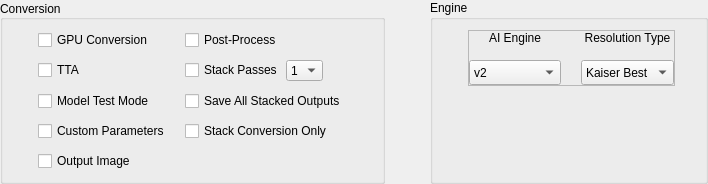
                  <widget class="QFrame" name="horizontalFrame_1">
                   <layout class="QHBoxLayout" name="horizontalLayout_4" stretch="4,3">
                    <property name="spacing">
                     <number>45</number>
                    </property>
                    <property name="leftMargin">
                     <number>0</number>
                    </property>
                    <property name="topMargin">
                     <number>0</number>
                    </property>
                    <property name="rightMargin">
                     <number>0</number>
                    </property>
                    <property name="bottomMargin">
                     <number>0</number>
                    </property>
                    <item>
                     <widget class="QGroupBox" name="groupBox_conversion">
                      <property name="styleSheet">
                       <string notr="true"/>
                      </property>
                      <property name="title">
                       <string>Conversion </string>
                      </property>
                      <property name="alignment">
                       <set>Qt::AlignLeading|Qt::AlignLeft|Qt::AlignVCenter</set>
                      </property>
                      <property name="flat">
                       <bool>true</bool>
                      </property>
                      <property name="checkable">
                       <bool>false</bool>
                      </property>
                      <property name="titleText" stdset="0">
                       <bool>true</bool>
                      </property>
                      <layout class="QGridLayout" name="gridLayout" columnminimumwidth="0,167">
                       <property name="leftMargin">
                        <number>35</number>
                       </property>
                       <property name="topMargin">
                        <number>10</number>
                       </property>
                       <property name="rightMargin">
                        <number>30</number>
                       </property>
                       <property name="bottomMargin">
                        <number>10</number>
                       </property>
                       <property name="horizontalSpacing">
                        <number>15</number>
                       </property>
                       <property name="verticalSpacing">
                        <number>10</number>
                       </property>
                       <item row="0" column="1">
                        <widget class="QCheckBox" name="checkBox_postProcess">
                         <property name="text">
                          <string>Post-Process</string>
                         </property>
                        </widget>
                       </item>
                       <item row="0" column="0">
                        <widget class="QCheckBox" name="checkBox_gpuConversion">
                         <property name="text">
                          <string>GPU Conversion</string>
                         </property>
                        </widget>
                       </item>
                       <item row="1" column="1" alignment="Qt::AlignLeft">
                        <widget class="QFrame" name="frame_10">
                         <property name="minimumSize">
                          <size>
                           <width>135</width>
                           <height>21</height>
                          </size>
                         </property>
                         <property name="frameShape">
                          <enum>QFrame::NoFrame</enum>
                         </property>
                         <property name="frameShadow">
                          <enum>QFrame::Plain</enum>
                         </property>
                         <property name="lineWidth">
                          <number>0</number>
                         </property>
                         <layout class="QHBoxLayout" name="horizontalLayout_3" stretch="0,0">
                          <property name="spacing">
                           <number>3</number>
                          </property>
                          <property name="leftMargin">
                           <number>0</number>
                          </property>
                          <property name="topMargin">
                           <number>0</number>
                          </property>
                          <property name="rightMargin">
                           <number>0</number>
                          </property>
                          <property name="bottomMargin">
                           <number>0</number>
                          </property>
                          <item alignment="Qt::AlignLeft">
                           <widget class="QCheckBox" name="checkBox_stackPasses">
                            <property name="maximumSize">
                             <size>
                              <width>16777215</width>
                              <height>16777215</height>
                             </size>
                            </property>
                            <property name="text">
                             <string>Stack Passes</string>
                            </property>
                           </widget>
                          </item>
                          <item>
                           <widget class="QComboBox" name="comboBox_stackPasses">
                            <property name="sizePolicy">
                             <sizepolicy hsizetype="Maximum" vsizetype="Fixed">
                              <horstretch>0</horstretch>
                              <verstretch>0</verstretch>
                             </sizepolicy>
                            </property>
                            <property name="minimumSize">
                             <size>
                              <width>0</width>
                              <height>0</height>
                             </size>
                            </property>
                            <property name="maximumSize">
                             <size>
                              <width>45</width>
                              <height>21</height>
                             </size>
                            </property>
                            <property name="currentText">
                             <string notr="true">1</string>
                            </property>
                            <property name="maxVisibleItems">
                             <number>4</number>
                            </property>
                            <item>
                             <property name="text">
                              <string notr="true">1</string>
                             </property>
                            </item>
                            <item>
                             <property name="text">
                              <string notr="true">2</string>
                             </property>
                            </item>
                            <item>
                             <property name="text">
                              <string notr="true">3</string>
                             </property>
                            </item>
                            <item>
                             <property name="text">
                              <string notr="true">4</string>
                             </property>
                            </item>
                            <item>
                             <property name="text">
                              <string notr="true">5</string>
                             </property>
                            </item>
                            <item>
                             <property name="text">
                              <string notr="true">6</string>
                             </property>
                            </item>
                            <item>
                             <property name="text">
                              <string notr="true">7</string>
                             </property>
                            </item>
                            <item>
                             <property name="text">
                              <string notr="true">8</string>
                             </property>
                            </item>
                            <item>
                             <property name="text">
                              <string notr="true">9</string>
                             </property>
                            </item>
                           </widget>
                          </item>
                         </layout>
                        </widget>
                       </item>
                       <item row="2" column="1">
                        <widget class="QCheckBox" name="checkBox_saveAllStacked">
                         <property name="text">
                          <string>Save All Stacked Outputs</string>
                         </property>
                        </widget>
                       </item>
                       <item row="3" column="1">
                        <widget class="QCheckBox" name="checkBox_stackOnly">
                         <property name="enabled">
                          <bool>true</bool>
                         </property>
                         <property name="text">
                          <string>Stack Conversion Only</string>
                         </property>
                        </widget>
                       </item>
                       <item row="4" column="0">
                        <widget class="QCheckBox" name="checkBox_outputImage">
                         <property name="toolTip">
                          <string>Save spectogram of seperated music files</string>
                         </property>
                         <property name="text">
                          <string>Output Image</string>
                         </property>
                        </widget>
                       </item>
                       <item row="1" column="0">
                        <widget class="QCheckBox" name="checkBox_tta">
                         <property name="text">
                          <string>TTA</string>
                         </property>
                        </widget>
                       </item>
                       <item row="2" column="0">
                        <widget class="QCheckBox" name="checkBox_modelFolder">
                         <property name="text">
                          <string>Model Test Mode</string>
                         </property>
                        </widget>
                       </item>
                       <item row="3" column="0">
                        <widget class="QCheckBox" name="checkBox_customParameters">
                         <property name="text">
                          <string>Custom Parameters</string>
                         </property>
                        </widget>
                       </item>
                      </layout>
                     </widget>
                    </item>
                    <item>
                     <widget class="QGroupBox" name="groupBox_2">
                      <property name="title">
                       <string>Engine </string>
                      </property>
                      <property name="flat">
                       <bool>true</bool>
                      </property>
                      <property name="titleText" stdset="0">
                       <bool>true</bool>
                      </property>
                      <layout class="QVBoxLayout" name="verticalLayout_8">
                       <property name="spacing">
                        <number>10</number>
                       </property>
                       <property name="leftMargin">
                        <number>35</number>
                       </property>
                       <property name="topMargin">
                        <number>10</number>
                       </property>
                       <property name="rightMargin">
                        <number>30</number>
                       </property>
                       <property name="bottomMargin">
                        <number>10</number>
                       </property>
                       <item alignment="Qt::AlignTop">
                        <widget class="QFrame" name="frame_12">
                         <property name="frameShape">
                          <enum>QFrame::StyledPanel</enum>
                         </property>
                         <property name="frameShadow">
                          <enum>QFrame::Raised</enum>
                         </property>
                         <layout class="QGridLayout" name="gridLayout_6" columnminimumwidth="92,92">
                          <property name="leftMargin">
                           <number>0</number>
                          </property>
                          <property name="topMargin">
                           <number>0</number>
                          </property>
                          <property name="rightMargin">
                           <number>0</number>
                          </property>
                          <property name="bottomMargin">
                           <number>0</number>
                          </property>
                          <property name="horizontalSpacing">
                           <number>20</number>
                          </property>
                          <property name="verticalSpacing">
                           <number>15</number>
                          </property>
                          <item row="0" column="0">
                           <widget class="QLabel" name="label_engine">
                            <property name="sizePolicy">
                             <sizepolicy hsizetype="Preferred" vsizetype="Maximum">
                              <horstretch>0</horstretch>
                              <verstretch>0</verstretch>
                             </sizepolicy>
                            </property>
                            <property name="minimumSize">
                             <size>
                              <width>0</width>
                              <height>0</height>
                             </size>
                            </property>
                            <property name="text">
                             <string>AI Engine</string>
                            </property>
                            <property name="alignment">
                             <set>Qt::AlignCenter</set>
                            </property>
                            <property name="indent">
                             <number>10</number>
                            </property>
                           </widget>
                          </item>
                          <item row="1" column="0">
                           <widget class="QComboBox" name="comboBox_engine">
                            <property name="enabled">
                             <bool>true</bool>
                            </property>
                            <property name="minimumSize">
                             <size>
                              <width>0</width>
                              <height>25</height>
                             </size>
                            </property>
                            <item>
                             <property name="text">
                              <string notr="true">v2</string>
                             </property>
                            </item>
                            <item>
                             <property name="text">
                              <string notr="true">v4</string>
                             </property>
                            </item>
                           </widget>
                          </item>
                          <item row="1" column="1">
                           <widget class="QComboBox" name="comboBox_resType">
                            <property name="minimumSize">
                             <size>
                              <width>0</width>
                              <height>25</height>
                             </size>
                            </property>
                            <item>
                             <property name="text">
                              <string notr="true">Kaiser Best</string>
                             </property>
                            </item>
                            <item>
                             <property name="text">
                              <string notr="true">Kaiser Fast</string>
                             </property>
                            </item>
                            <item>
                             <property name="text">
                              <string notr="true">Scipy</string>
                             </property>
                            </item>
                           </widget>
                          </item>
                          <item row="0" column="1">
                           <widget class="QLabel" name="label_resType">
                            <property name="sizePolicy">
                             <sizepolicy hsizetype="Preferred" vsizetype="Maximum">
                              <horstretch>0</horstretch>
                              <verstretch>0</verstretch>
                             </sizepolicy>
                            </property>
                            <property name="text">
                             <string>Resolution Type</string>
                            </property>
                            <property name="alignment">
                             <set>Qt::AlignCenter</set>
                            </property>
                            <property name="indent">
                             <number>10</number>
                            </property>
                           </widget>
                          </item>
                         </layout>
                        </widget>
                       </item>
                      </layout>
                     </widget>
                    </item>
                   </layout>
                  </widget>
